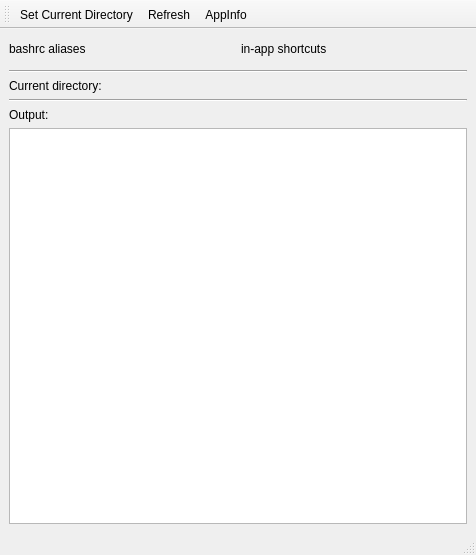
<?xml version="1.0" encoding="UTF-8"?>
<ui version="4.0">
 <class>MainWindow</class>
 <widget class="QMainWindow" name="MainWindow">
  <property name="geometry">
   <rect>
    <x>0</x>
    <y>0</y>
    <width>476</width>
    <height>555</height>
   </rect>
  </property>
  <property name="windowTitle">
   <string>PrestoBash</string>
  </property>
  <property name="windowIcon">
   <iconset resource="prestobash.qrc">
    <normaloff>:/icons/prestobash.png</normaloff>:/icons/prestobash.png</iconset>
  </property>
  <widget class="QWidget" name="centralwidget">
   <layout class="QGridLayout" name="gridLayout">
    <item row="1" column="3" colspan="3">
     <layout class="QVBoxLayout" name="appBox"/>
    </item>
    <item row="0" column="2">
     <widget class="QPushButton" name="editBashrcButton">
      <property name="sizePolicy">
       <sizepolicy hsizetype="Fixed" vsizetype="Fixed">
        <horstretch>0</horstretch>
        <verstretch>0</verstretch>
       </sizepolicy>
      </property>
      <property name="toolTip">
       <string>&lt;html&gt;&lt;head/&gt;&lt;body&gt;&lt;p&gt;edit bashrc file&lt;/p&gt;&lt;/body&gt;&lt;/html&gt;</string>
      </property>
      <property name="text">
       <string/>
      </property>
      <property name="icon">
       <iconset resource="prestobash.qrc">
        <normaloff>:/icons/document-edit.png</normaloff>:/icons/document-edit.png</iconset>
      </property>
      <property name="iconSize">
       <size>
        <width>24</width>
        <height>16</height>
       </size>
      </property>
      <property name="flat">
       <bool>true</bool>
      </property>
     </widget>
    </item>
    <item row="1" column="0" colspan="3">
     <layout class="QVBoxLayout" name="aliasBox"/>
    </item>
    <item row="2" column="0">
     <spacer name="verticalSpacer">
      <property name="orientation">
       <enum>Qt::Vertical</enum>
      </property>
      <property name="sizeType">
       <enum>QSizePolicy::Fixed</enum>
      </property>
      <property name="sizeHint" stdset="0">
       <size>
        <width>20</width>
        <height>4</height>
       </size>
      </property>
     </spacer>
    </item>
    <item row="6" column="0">
     <widget class="QLabel" name="label">
      <property name="sizePolicy">
       <sizepolicy hsizetype="Preferred" vsizetype="Fixed">
        <horstretch>0</horstretch>
        <verstretch>0</verstretch>
       </sizepolicy>
      </property>
      <property name="text">
       <string>Output:</string>
      </property>
     </widget>
    </item>
    <item row="0" column="1">
     <widget class="QPushButton" name="addAliasButton">
      <property name="sizePolicy">
       <sizepolicy hsizetype="Fixed" vsizetype="Fixed">
        <horstretch>0</horstretch>
        <verstretch>0</verstretch>
       </sizepolicy>
      </property>
      <property name="toolTip">
       <string>&lt;html&gt;&lt;head/&gt;&lt;body&gt;&lt;p&gt;add alias to bashrc&lt;/p&gt;&lt;/body&gt;&lt;/html&gt;</string>
      </property>
      <property name="text">
       <string/>
      </property>
      <property name="icon">
       <iconset resource="prestobash.qrc">
        <normaloff>:/icons/list-add.png</normaloff>:/icons/list-add.png</iconset>
      </property>
      <property name="iconSize">
       <size>
        <width>24</width>
        <height>16</height>
       </size>
      </property>
      <property name="flat">
       <bool>true</bool>
      </property>
     </widget>
    </item>
    <item row="0" column="0">
     <widget class="QLabel" name="bashrcLabel">
      <property name="sizePolicy">
       <sizepolicy hsizetype="Preferred" vsizetype="Fixed">
        <horstretch>0</horstretch>
        <verstretch>0</verstretch>
       </sizepolicy>
      </property>
      <property name="text">
       <string>bashrc aliases</string>
      </property>
     </widget>
    </item>
    <item row="7" column="0" colspan="6">
     <widget class="QTextBrowser" name="textBrowser">
      <property name="sizePolicy">
       <sizepolicy hsizetype="Expanding" vsizetype="Preferred">
        <horstretch>0</horstretch>
        <verstretch>0</verstretch>
       </sizepolicy>
      </property>
      <property name="maximumSize">
       <size>
        <width>16777215</width>
        <height>16777215</height>
       </size>
      </property>
     </widget>
    </item>
    <item row="3" column="0" colspan="6">
     <widget class="Line" name="line">
      <property name="orientation">
       <enum>Qt::Horizontal</enum>
      </property>
     </widget>
    </item>
    <item row="0" column="4">
     <widget class="QPushButton" name="addShortcutButton">
      <property name="sizePolicy">
       <sizepolicy hsizetype="Fixed" vsizetype="Fixed">
        <horstretch>0</horstretch>
        <verstretch>0</verstretch>
       </sizepolicy>
      </property>
      <property name="toolTip">
       <string>&lt;html&gt;&lt;head/&gt;&lt;body&gt;&lt;p&gt;add shortcut&lt;/p&gt;&lt;/body&gt;&lt;/html&gt;</string>
      </property>
      <property name="text">
       <string/>
      </property>
      <property name="icon">
       <iconset resource="prestobash.qrc">
        <normaloff>:/icons/list-add.png</normaloff>:/icons/list-add.png</iconset>
      </property>
      <property name="iconSize">
       <size>
        <width>24</width>
        <height>16</height>
       </size>
      </property>
      <property name="flat">
       <bool>true</bool>
      </property>
     </widget>
    </item>
    <item row="0" column="5">
     <widget class="QPushButton" name="editShortcutsButton">
      <property name="sizePolicy">
       <sizepolicy hsizetype="Fixed" vsizetype="Fixed">
        <horstretch>0</horstretch>
        <verstretch>0</verstretch>
       </sizepolicy>
      </property>
      <property name="toolTip">
       <string>&lt;html&gt;&lt;head/&gt;&lt;body&gt;&lt;p&gt;edit shortcuts file&lt;/p&gt;&lt;/body&gt;&lt;/html&gt;</string>
      </property>
      <property name="text">
       <string/>
      </property>
      <property name="icon">
       <iconset resource="prestobash.qrc">
        <normaloff>:/icons/document-edit.png</normaloff>:/icons/document-edit.png</iconset>
      </property>
      <property name="iconSize">
       <size>
        <width>24</width>
        <height>16</height>
       </size>
      </property>
      <property name="flat">
       <bool>true</bool>
      </property>
     </widget>
    </item>
    <item row="0" column="3">
     <widget class="QLabel" name="shortcutsLabel">
      <property name="text">
       <string>in-app shortcuts</string>
      </property>
     </widget>
    </item>
    <item row="5" column="0" colspan="6">
     <widget class="Line" name="line_2">
      <property name="orientation">
       <enum>Qt::Horizontal</enum>
      </property>
     </widget>
    </item>
    <item row="4" column="0" colspan="6">
     <widget class="QLabel" name="currDirLabel">
      <property name="sizePolicy">
       <sizepolicy hsizetype="Preferred" vsizetype="Fixed">
        <horstretch>0</horstretch>
        <verstretch>0</verstretch>
       </sizepolicy>
      </property>
      <property name="text">
       <string>Current directory:</string>
      </property>
      <property name="wordWrap">
       <bool>true</bool>
      </property>
     </widget>
    </item>
   </layout>
  </widget>
  <widget class="QStatusBar" name="statusbar"/>
  <widget class="QToolBar" name="toolBar">
   <property name="windowTitle">
    <string>toolBar</string>
   </property>
   <property name="allowedAreas">
    <set>Qt::LeftToolBarArea|Qt::TopToolBarArea</set>
   </property>
   <attribute name="toolBarArea">
    <enum>TopToolBarArea</enum>
   </attribute>
   <attribute name="toolBarBreak">
    <bool>false</bool>
   </attribute>
   <addaction name="actionSetCurrentDir"/>
   <addaction name="actionRefresh"/>
   <addaction name="actionAppInfo"/>
  </widget>
  <action name="actionAppInfo">
   <property name="icon">
    <iconset resource="prestobash.qrc">
     <normaloff>:/icons/dialog-information.png</normaloff>:/icons/dialog-information.png</iconset>
   </property>
   <property name="text">
    <string>AppInfo</string>
   </property>
   <property name="toolTip">
    <string>About the program</string>
   </property>
   <property name="shortcut">
    <string>Ctrl+I</string>
   </property>
  </action>
  <action name="actionRefresh">
   <property name="icon">
    <iconset resource="prestobash.qrc">
     <normaloff>:/icons/view-refresh.png</normaloff>:/icons/view-refresh.png</iconset>
   </property>
   <property name="text">
    <string>Refresh</string>
   </property>
   <property name="toolTip">
    <string>&lt;html&gt;&lt;head/&gt;&lt;body&gt;&lt;p&gt;Press to refresh the buttons&lt;br&gt;if you have manually edited files&lt;br&gt;with an external application&lt;/p&gt;&lt;/body&gt;&lt;/html&gt;</string>
   </property>
   <property name="shortcut">
    <string>F5</string>
   </property>
  </action>
  <action name="actionSetCurrentDir">
   <property name="icon">
    <iconset resource="prestobash.qrc">
     <normaloff>:/icons/folder-black.png</normaloff>:/icons/folder-black.png</iconset>
   </property>
   <property name="text">
    <string>Set Current Directory</string>
   </property>
   <property name="shortcut">
    <string>Ctrl+D</string>
   </property>
  </action>
 </widget>
 <resources>
  <include location="prestobash.qrc"/>
 </resources>
 <connections/>
</ui>
